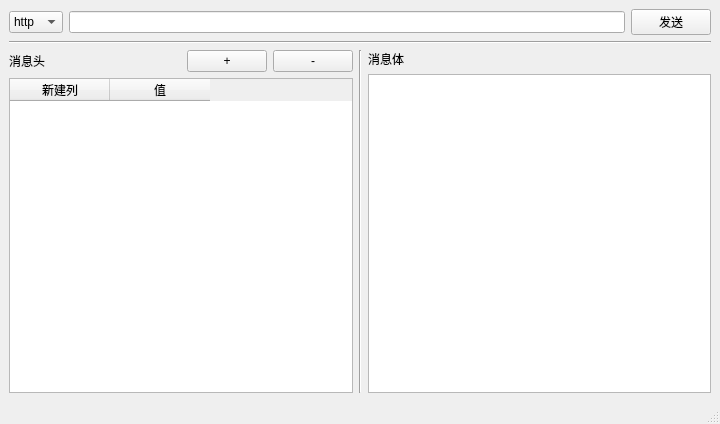
<?xml version="1.0" encoding="UTF-8"?>
<ui version="4.0">
 <class>MainWindow</class>
 <widget class="QMainWindow" name="MainWindow">
  <property name="geometry">
   <rect>
    <x>0</x>
    <y>0</y>
    <width>720</width>
    <height>424</height>
   </rect>
  </property>
  <property name="windowTitle">
   <string>MainWindow</string>
  </property>
  <widget class="QWidget" name="centralwidget">
   <layout class="QGridLayout" name="gridLayout">
    <item row="0" column="0" colspan="3">
     <layout class="QHBoxLayout" name="horizontalLayout">
      <item>
       <widget class="QComboBox" name="comboBox">
        <item>
         <property name="text">
          <string>http</string>
         </property>
        </item>
        <item>
         <property name="text">
          <string>post</string>
         </property>
        </item>
       </widget>
      </item>
      <item>
       <widget class="QLineEdit" name="lineEdit"/>
      </item>
      <item>
       <widget class="QPushButton" name="pushButton">
        <property name="text">
         <string>发送</string>
        </property>
       </widget>
      </item>
     </layout>
    </item>
    <item row="1" column="0" colspan="3">
     <widget class="Line" name="line_2">
      <property name="orientation">
       <enum>Qt::Horizontal</enum>
      </property>
     </widget>
    </item>
    <item row="2" column="0">
     <layout class="QVBoxLayout" name="verticalLayout">
      <item>
       <layout class="QHBoxLayout" name="horizontalLayout_2">
        <item>
         <widget class="QLabel" name="label">
          <property name="sizePolicy">
           <sizepolicy hsizetype="Preferred" vsizetype="Preferred">
            <horstretch>1</horstretch>
            <verstretch>0</verstretch>
           </sizepolicy>
          </property>
          <property name="text">
           <string>消息头</string>
          </property>
         </widget>
        </item>
        <item>
         <widget class="QPushButton" name="pushButton_2">
          <property name="text">
           <string>+</string>
          </property>
         </widget>
        </item>
        <item>
         <widget class="QPushButton" name="pushButton_3">
          <property name="text">
           <string>-</string>
          </property>
         </widget>
        </item>
       </layout>
      </item>
      <item>
       <widget class="QTableWidget" name="tableWidget">
        <column>
         <property name="text">
          <string>新建列</string>
         </property>
        </column>
        <column>
         <property name="text">
          <string>值</string>
         </property>
        </column>
       </widget>
      </item>
     </layout>
    </item>
    <item row="2" column="1">
     <widget class="Line" name="line">
      <property name="orientation">
       <enum>Qt::Vertical</enum>
      </property>
     </widget>
    </item>
    <item row="2" column="2">
     <layout class="QVBoxLayout" name="verticalLayout_2">
      <item>
       <widget class="QLabel" name="label_2">
        <property name="text">
         <string>消息体</string>
        </property>
       </widget>
      </item>
      <item>
       <widget class="QTextEdit" name="textEdit"/>
      </item>
     </layout>
    </item>
   </layout>
  </widget>
  <widget class="QMenuBar" name="menubar">
   <property name="geometry">
    <rect>
     <x>0</x>
     <y>0</y>
     <width>720</width>
     <height>26</height>
    </rect>
   </property>
  </widget>
  <widget class="QStatusBar" name="statusbar"/>
 </widget>
 <resources/>
 <connections/>
 <slots>
  <slot>test()</slot>
 </slots>
</ui>
